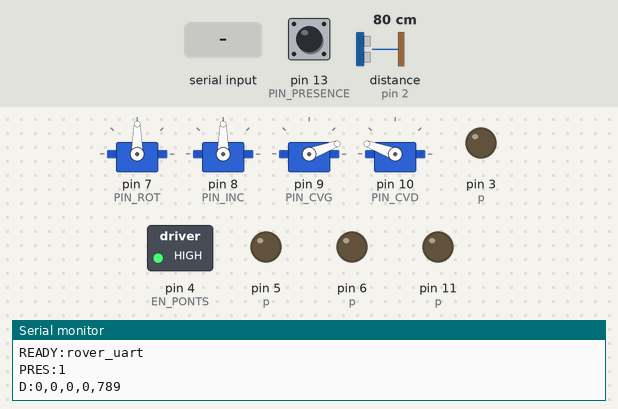
Bench run of a sketch on a simulated Arduino Uno, built with avr-gcc and run on an emulated ATmega328P. Parts: 4 × servo, switched loads named in the sketch (green lamp = pin HIGH), output pins drawn as LEDs (lit = HIGH), the last lines printed to the serial monitor. Wiring (inferred from the names in the program): ultrasonic range finder: trigger pin 12; echo pin 2. The inputs (shaded band) are chosen by the test bench; at power-on: pin 13 (PIN_PRESENCE) HIGH, distance to the obstacle (sensor on pin 2) 80 cm. The echo pulse lasts 58.3 µs per cm; pins used as bus, display or sensor lines are not drawn.

Above: at 1.2 s.
1.3 s: "F90\n" received over Serial
At 2.5 s:
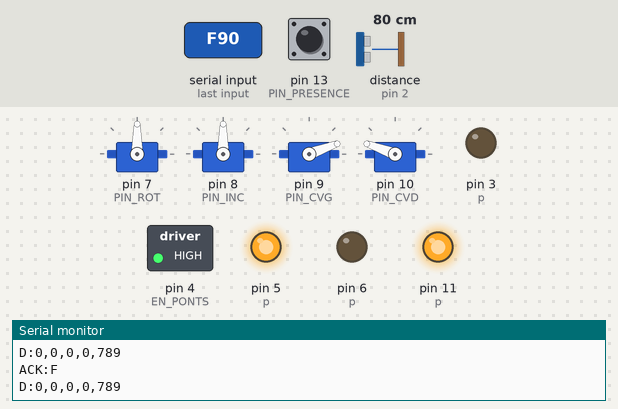
4.3 s: byte 66 ('B') received over Serial
At 5.6 s:
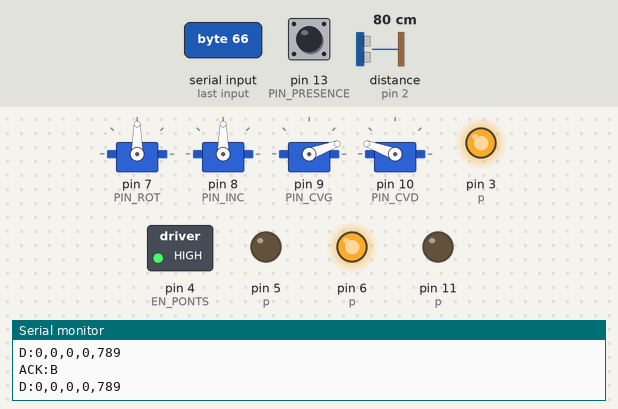
7.3 s: byte 76 ('L') received over Serial
At 7.9 s:
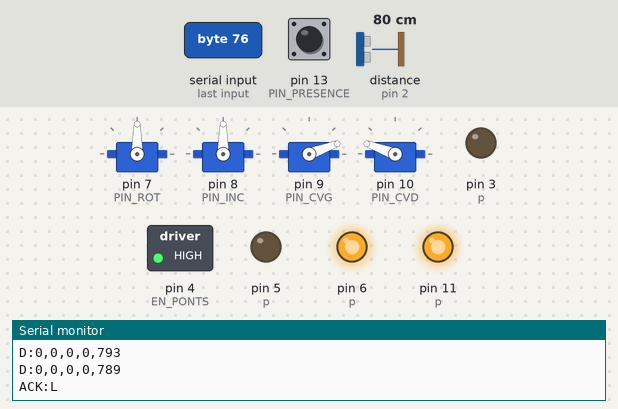
10.3 s: byte 82 ('R') received over Serial
At 11.3 s:
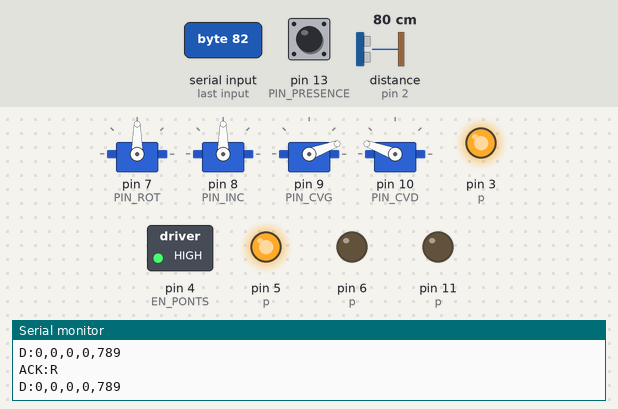
13.3 s: byte 79 ('O') received over Serial
At 14.5 s:
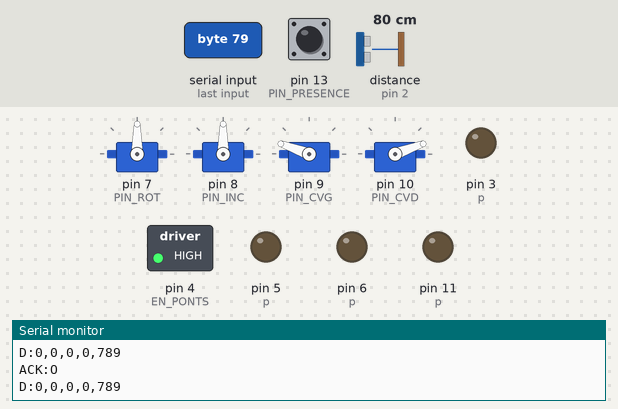
14.8 s: byte 70 ('F') received over Serial
At 16.1 s:
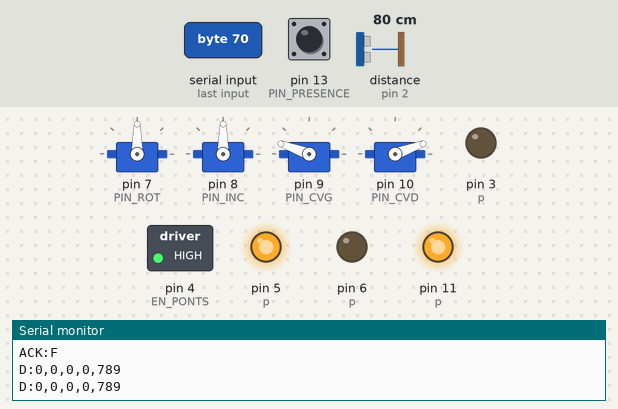
Timing chart, 0 to 17.9 s (numbered marks = the images above; inputs shaded):
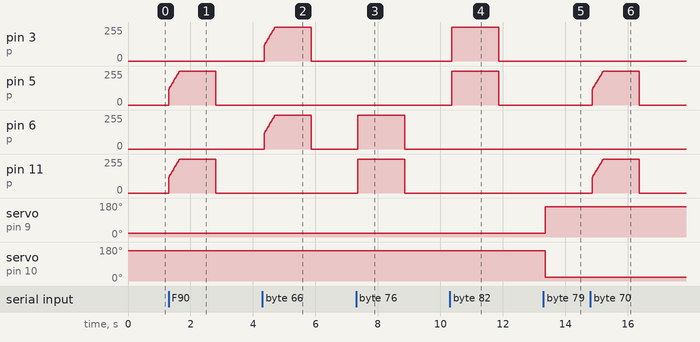

Measured:
- after the input at 1.3 s, pin 5 (p), pin 11 (p): rises from 0/255 to 255/255 in 0.34 s, then falls to 0/255 in 1.2 s
- after the input at 4.3 s, pin 3 (p), pin 6 (p): rises from 0/255 to 255/255 in 0.34 s, then falls to 0/255 in 1.2 s
- after the input at 7.3 s, pin 6 (p), pin 11 (p): 0/255 → 255/255 after 0.06 s, → 0/255 1.5 s later
- after the input at 10.3 s, pin 3 (p), pin 5 (p): 0/255 → 255/255 after 0.06 s, → 0/255 1.5 s later
- after the input at 13.3 s, servo on pin 9 (PIN_CVG): 20° → 160° after 0.06 s; servo on pin 10 (PIN_CVD): 160° → 20° after 0.06 s
- after the input at 14.8 s, pin 5 (p), pin 11 (p): rises from 0/255 to 255/255 in 0.35 s, then falls to 0/255 in 1.2 s

The sketch:

rover_uart.ino
```cpp
// =====================================================================
//  ROVER — version UART, pour l'app Node du Raspberry Pi
//  9600 bauds sur /dev/serial0, commandes d'une lettre, ACK:<lettre>
//
//  C'EST CE SKETCH QUI EST FLASHE SUR LE ROBOT (verifie le 17/09/2026).
//  Les autres dossiers de robot/arduino/ (wildthumper, robot_motors,
//  elegoo_*, *_test) sont d'anciens montages : brochage different,
//  ne pas les flasher sur celui-ci.
//
//  IMPORTANT, A LIRE AVANT DE CABLER
//  1) /dev/serial0 c'est l'UART GPIO du Pi (broches 8 et 10), pas l'USB.
//     Cote Arduino ce sont D0 (RX) et D1 (TX) : LES MEMES que l'USB.
//     -> debranche les fils du Pi pendant chaque televersement,
//        sinon l'upload echoue.
//  2) Le Pi est en 3,3 V, l'Arduino en 5 V. La ligne
//     Arduino TX (D1) -> Pi RX (broche 10) DOIT passer par un pont
//     diviseur 1 kO / 2 kO, sinon tu detruis l'entree du Pi.
//     L'autre sens, Pi TX -> Arduino RX, se branche en direct.
//  3) Croise les fils : TX de l'un sur RX de l'autre.
//
//  ---------------------------------------------------------------
//  CE QUI A CHANGE PAR RAPPORT A LA VERSION PRECEDENTE (17/09/2026)
//
//  1) vitesse = 255 au demarrage, au lieu de 160.
//     L'ancienne valeur bridait les moteurs a 63 % en permanence :
//     l'app n'envoyait aucun V, donc rien ne la remontait jamais. Le
//     robot n'arrivait pas a tourner, faute de couple.
//
//  2) Le tilt accepte 'U' en plus de 'T'.
//     robot.js envoie U<angle> (handleCamMove), pas T<angle> : le tilt
//     etait donc totalement inoperant depuis l'app.
//
//  3) 'C' recentre la camera au lieu de fermer le couvercle.
//     Cote app, 'C' est le bouton "recentrer la camera". Il fermait
//     donc le couvercle, ce que personne ne demandait. Le couvercle a
//     desormais ses propres commandes, sans ambiguite (voir K).
//
//  4) 'V' seul ne met plus la vitesse a zero.
//     atoi("") vaut 0 : un 'V' sans chiffre arretait le rover net.
//     Meme garde-fou que celui qui existait deja pour P et T.
//
//  5) Le boot annonce READY:rover_uart au lieu d'un READY nu, et la
//     commande 'I' le redemande a chaud. Avec une dizaine de sketches
//     dans le dossier, pouvoir demander "qui es-tu ?" evite de flasher
//     a l'aveugle. ATTENTION : ce sketch repond ACK:<lettre> a
//     N'IMPORTE QUELLE lettre, meme inconnue — un ACK ne prouve donc
//     jamais qu'une commande est reellement implementee. Seuls READY
//     et 'I' identifient le sketch de facon fiable.
//
//  ---------------------------------------------------------------
//  PROTOCOLE COMPLET
//     F / B          avancer / reculer
//     L / R          tourner a gauche / a droite (contre-rotation)
//     S              stop
//     V<n>           vitesse 0..255 (ex "V255")
//     P<n>           rotation camera (pan),     bornee ROT_MIN..ROT_MAX
//     U<n> ou T<n>   inclinaison camera (tilt), bornee INC_MIN..INC_MAX
//     C              recentrer la camera (pan et tilt a 90)
//     O   ou K1      ouvrir le couvercle
//     K0             fermer le couvercle
//     G<n>           equilibrage cote gauche, 0..100 % (100 = plein)
//     H<n>           equilibrage cote droit,   0..100 %
//     J<n>           PWM de depart du demarrage progressif (0..255)
//     M<g>,<d>       pilotage DIFFERENTIEL : une vitesse par cote, en % de
//                    la vitesse courante, de -100 a +100 (negatif = arriere).
//                    Ex : M100,100 = tout droit · M100,60 = arc a droite
//                         M-100,100 = pivot a gauche · M0,80 = vire sur place
//                    Direct, sans rampe : c'est la commande d'un regulateur
//                    (maintien de cap), et une rampe le ferait osciller.
//     I              reafficher READY:rover_uart
//
//  CE QUE LE SKETCH ENVOIE DE LUI-MEME
//     PRES:<0|1>     presence detectee par le radar (changements seulement)
//     D:x,y,rotation,0,cm         distance mesuree devant, une fois par seconde
//                    (robot.js l'attend pour son evitement d'obstacles)
// =====================================================================

#include <Servo.h>

#define SONAR_DEBUG

const uint8_t G_RPWM = 5,  G_LPWM = 6;
const uint8_t D_RPWM = 3,  D_LPWM = 11;
const uint8_t EN_PONTS = 4;
// Sens de rotation par cote. Le cote DROIT est cable a l'envers sur ce
// chassis : sans D_INVERT, 'F' fait pivoter le robot sur place et 'L'/'R'
// le font avancer/reculer (constate le 14/11/2026 apres un reflash d'une
// version qui avait perdu ce reglage). Test fiable : robot AU SOL, 'F'.
const bool G_INVERT = false;
const bool D_INVERT = true;
const uint8_t PIN_ROT = 7, PIN_INC = 8;   // pan / tilt
const uint8_t PIN_CVG = 9, PIN_CVD = 10;
// Ultrason HC-SR04 : les seules broches encore libres. D3/5/6/11 sont prises
// par les moteurs, D4 active les ponts, D7 a D10 portent les quatre servos.
// Vcc du module sur le 5V : c'est un composant 5 V, et Echo ressort en 5 V —
// direct sur l'Arduino, sans pont diviseur (il en faudrait un vers le Pi).
const uint8_t PIN_TRIG = 12, PIN_ECHO = 2;
// Radar de presence LD2410 : seule sa sortie OUT est utilisee (etat haut =
// presence). Sa liaison serie donnerait la distance et l'energie, mais elle
// tourne a 256000 bauds, hors de portee d'un SoftwareSerial — et l'unique
// UART materiel de l'Arduino est pris par le Pi. L'etat haut/bas suffit.
// Sa logique est en 3,3 V : l'Arduino lit cela comme un niveau haut (seuil
// a ~3,0 V), pas besoin d'adaptation.
const uint8_t PIN_PRESENCE = 13;

Servo s_rot, s_inc, s_cvg, s_cvd;

// Vitesse de croisiere, 0 a 255. 255 = plein PWM, c'est-a-dire toute la
// tension de la batterie aux moteurs. Rien au-dessus n'existe : pour aller
// plus vite il faudrait changer de moteurs, de reducteur ou de batterie.
int vitesse = 255;

// --- Equilibrage (trim) ---
//
// Deux moteurs du meme modele, au meme PWM, ne tournent JAMAIS exactement a
// la meme vitesse : tolerances, frottement du reducteur, usure, pertes dans
// les fils. 5 a 10 % d'ecart est normal, et le robot part en crabe.
//
// On ne peut que RALENTIR le cote rapide, jamais accelerer le lent : a 255 on
// est deja au plafond du PWM, il n'y a aucune marge au-dessus. On paie donc
// la ligne droite avec un peu de vitesse maximale.
//
// Bornes a 0..100 volontairement : au-dela, v * trim deborderait un int sur
// AVR (255 * 200 = 51000 > 32767) et le moteur partirait n'importe comment.
//
// Le Pi impose ces valeurs a la connexion (MOTOR_TRIM_LEFT / _RIGHT dans le
// service), donc tu ajustes sans jamais reflasher.
int trim_g = 100;   // % appliques au cote gauche
int trim_d = 100;   // % appliques au cote droit

// --- Demarrage progressif (marche avant et arriere UNIQUEMENT) ---
//
// A 255 d'emblee, le moteur qui repond le premier fait pivoter le chassis
// avant que les autres n'aient pris : le robot part de travers a chaque
// depart, et les roues patinent. On monte donc la puissance en ~0,3 s.
//
// Les VIRAGES n'ont deliberement pas de rampe : c'est la manoeuvre qui
// demande le plus de couple, et sur un sol accrocheur une montee douce
// laisserait le robot planter sans tourner. Idem pour le stop, qui doit
// rester immediat — c'est une securite.
//
// J<n> regle le PWM de depart depuis le Pi, sans reflasher. Plus il est bas,
// plus le depart est doux ET plus la rampe est longue (le pas est fixe).
int rampe_depart = 120;          // PWM au premier instant du depart
const uint8_t RAMPE_PAS = 8;     // increment par palier
const uint8_t RAMPE_MS = 20;     // duree d'un palier
int8_t marche = 0;               // +1 avant, -1 arriere, 0 = pas en rampe
int niveau = 0;                  // PWM courant pendant la montee
uint32_t t_rampe = 0;

// ---------------- roues ----------------
void cote(uint8_t rpwm, uint8_t lpwm, int v) {
  v = constrain(v, -255, 255);
  if (v >= 0) { analogWrite(lpwm, 0); analogWrite(rpwm,  v); }
  else        { analogWrite(rpwm, 0); analogWrite(lpwm, -v); }
}
void roues(int g, int d) {
  // Division entiere : elle tronque vers zero, ce qui convient ici (on ne
  // veut jamais qu'un arrondi transforme un 0 en mouvement).
  if (G_INVERT) g = -g;
  if (D_INVERT) d = -d;
  cote(G_RPWM, G_LPWM, g * trim_g / 100);
  cote(D_RPWM, D_LPWM, d * trim_d / 100);
}

// Pilotage differentiel : chaque cote recoit un pourcentage de la vitesse
// courante. C'est ce qui permet le virage en ARC (tourner en avancant), et
// c'est aussi par la que passe le maintien de cap automatique.
//
// Pourquoi l'arc compte : en rotation pure, les pneus doivent riper en
// travers du sol ; en arc ils ROULENT. La resistance s'effondre, et c'est
// exactement ce qui rend les virages difficiles sur certains revetements.
//
// (long) avant la multiplication : 255 * 100 tient dans un int, mais de
// justesse (25500 sur 32767). Un jour ou vitesse et le pourcentage montent,
// ca deborderait en silence et le moteur partirait n'importe comment.
void mix(int pg, int pd) {
  pg = constrain(pg, -100, 100);
  pd = constrain(pd, -100, 100);
  roues((long)vitesse * pg / 100, (long)vitesse * pd / 100);
}

// Lance ou poursuit une marche avant/arriere.
// L'app repete l'ordre toutes les ~400 ms tant que le doigt est sur le
// bouton : il ne faut donc PAS repartir du debut a chaque repetition, sinon
// la rampe se reinitialiserait en boucle et le robot n'accelererait jamais.
// On ne (re)demarre que si le sens change.
void demarrer(int8_t sens) {
  if (marche != sens) {
    marche = sens;
    niveau = min(rampe_depart, vitesse);
    t_rampe = millis();
  }
  roues(sens * niveau, sens * niveau);
}

void rampe_gerer() {
  if (!marche || niveau >= vitesse) return;
  if (millis() - t_rampe < RAMPE_MS) return;
  t_rampe = millis();
  niveau += RAMPE_PAS;
  if (niveau > vitesse) niveau = vitesse;
  roues(marche * niveau, marche * niveau);
}

// ---------------- couvercle ----------------
// Regroupe ici pour que les deux servos bougent toujours ensemble et en
// sens opposes : ils se font face, l'un doit reculer quand l'autre avance.
void couvercle(bool ouvert) {
  if (ouvert) { s_cvg.write(160); s_cvd.write(20);  }
  else        { s_cvg.write(20);  s_cvd.write(160); }
}

// ---------------- tourelle ----------------
// Butees logicielles, conformes a la geometrie verifiee du pan/tilt :
// l'inclinaison est libre de -60 a +60 deg autour de l'horizontale
// (soit 30 a 150), on garde 10 deg de marge. La rotation est libre sur
// 360 deg mecaniquement, ce sont les fils qui limitent.
const int ROT_MIN = 10, ROT_MAX = 170;
const int INC_MIN = 40, INC_MAX = 140;      // 90 = camera a l'horizontale
int cible_rot = 90, cible_inc = 90, pos_rot = 90, pos_inc = 90;
void tourelle_gerer() {
  static uint32_t t = 0;
  if (millis() - t < 15) return;
  t = millis();
  if (pos_rot < cible_rot) pos_rot++; else if (pos_rot > cible_rot) pos_rot--;
  if (pos_inc < cible_inc) pos_inc++; else if (pos_inc > cible_inc) pos_inc--;
  s_rot.write(pos_rot); s_inc.write(pos_inc);
}

// ---------------- presence (radar LD2410) ----------------
//
// On n'envoie QUE les changements d'etat, pas un flot continu : le Pi n'a
// besoin de savoir que "ca vient de passer a occupe" ou "c'est redevenu vide".
//
// Confirmation sur 3 lectures espacees de 50 ms : la sortie du radar est
// propre, mais un parasite sur un fil de 20 cm a cote de quatre moteurs, ca
// existe. Meme principe que partout ailleurs ici — jamais agir sur une mesure
// isolee.
int presenceEtat = -1;        // -1 = inconnu au demarrage
int presenceCandidat = -1;
uint8_t presenceCompte = 0;
uint32_t t_presence = 0;
uint32_t t_presenceRappel = 0;

void presence_gerer() {
  if (millis() - t_presence < 50) return;
  t_presence = millis();
  const int lu = digitalRead(PIN_PRESENCE) ? 1 : 0;
  if (lu != presenceCandidat) {
    presenceCandidat = lu;
    presenceCompte = 1;
    return;
  }
  if (presenceCompte < 3) presenceCompte++;
  if (presenceCompte < 3) return;
  // On renvoie l'etat sur CHANGEMENT, et aussi toutes les 30 s meme s'il n'a
  // pas bouge. Sans ce rappel, un radar bloque en detection permanente (il
  // traverse les cloisons et voit la piece d'a cote) n'emet plus rien du tout
  // — et devient indiscernable d'un capteur debranche. Le Pi doit toujours
  // savoir ce que le radar voit, pas seulement quand ca change.
  const bool change = (lu != presenceEtat);
  if (!change && millis() - t_presenceRappel < 30000) return;
  t_presenceRappel = millis();
  presenceEtat = lu;
  Serial.print(F("PRES:"));
  Serial.println(presenceEtat);
}

// ---------------- distance ----------------
//
// Une mesure par seconde, pas plus : chaque mesure bloque jusqu'a 25 ms en
// attendant l'echo, et pendant ce temps ni la rampe ni la tourelle
// n'avancent. A 1 Hz la saccade est invisible ; a 10 Hz elle ne le serait pas.
//
// 25 ms d'attente = environ 4 m de portee, largement au-dela de l'utile.
// Pas d'echo dans ce delai = rien devant (ou surface qui renvoie mal), on
// n'envoie alors aucune ligne plutot qu'une fausse distance.
uint32_t t_mesure = 0;

void distance_gerer() {
  // Scan toutes les secondes
  if (millis() - t_mesure < 1000) return;
  t_mesure = millis();

  digitalWrite(PIN_TRIG, LOW);
  delayMicroseconds(2);
  digitalWrite(PIN_TRIG, HIGH);
  delayMicroseconds(10);
  digitalWrite(PIN_TRIG, LOW);

  unsigned long duree = pulseIn(PIN_ECHO, HIGH, 25000UL);
  if (duree==0) {
#ifdef SONAR_DEBUG
    Serial.println(F("[SONAR][FIRMWARE] No echo after 25000 us"));
#endif
    pinMode(PIN_ECHO, OUTPUT);
    pinMode(PIN_ECHO, LOW);
    delay(100);
    pinMode(PIN_ECHO, INPUT);
  } else {
    long dist = duree * 17 / 100;               // vitesse du son, aller-retour
    if (dist < 20 || dist > 4000) {
#ifdef SONAR_DEBUG
      Serial.print(F("[SONAR][FIRMWARE] Out of range (cm): "));
      Serial.println(dist);
#endif
      return;
    }
    Serial.print("D:0,0,0,0,");
    Serial.println(dist);
  }
}

// ---------------- protocole ----------------
// Une commande = une lettre, suivie d'un nombre optionnel.
// On repond TOUJOURS ACK:<lettre>, meme si la lettre est inconnue :
// l'app ne doit jamais rester bloquee sur un timeout.
char    tampon[16];
uint8_t n = 0;
uint32_t dernier_ordre = 0, t_dernier_car = 0;

void identifier() { Serial.println(F("READY:rover_uart")); }

void executer(char *s) {
  char c = s[0];
  // atoi("") vaut 0 : sans ce garde-fou, un "P" tout seul enverrait la
  // tourelle en butee a 10 deg au lieu de ne rien faire — et un "V" tout
  // seul mettrait la vitesse a zero, ce qui immobilisait le rover.
  bool chiffre = (s[1] >= '0' && s[1] <= '9');
  int  a = atoi(s + 1);
  switch (c) {
    case 'F': demarrer(+1); break;                // avant, en progressif
    case 'B': demarrer(-1); break;                // arriere, en progressif
    // Virages et stop : pleine puissance tout de suite, aucune rampe.
    case 'L': marche = 0; roues(-vitesse,  vitesse); break;   // contre-rotation
    case 'R': marche = 0; roues( vitesse, -vitesse); break;   // contre-rotation
    case 'S': marche = 0; roues(0, 0); break;                 // stop general
    case 'V': if (chiffre) vitesse = constrain(a, 0, 255); break;
    // D / X ne servent plus : le mat est fixe. On ne les traite pas, mais
    // l'ACK part quand meme (voir plus bas) pour que l'app du Pi ne reste
    // jamais bloquee sur un timeout si elle les envoie encore.
    case 'P': if (chiffre) cible_rot = constrain(a, ROT_MIN, ROT_MAX); break;
    // 'U' est ce qu'envoie robot.js, 'T' etait l'ancien nom : on prend les
    // deux, ca evite d'avoir a synchroniser les deux cotes.
    case 'U':
    case 'T': if (chiffre) cible_inc = constrain(a, INC_MIN, INC_MAX); break;
    case 'C': cible_rot = 90; cible_inc = 90; break;   // recentrer la camera
    case 'O': couvercle(true);  break;                 // couvercle ouvert
    case 'K': couvercle(chiffre && a != 0); break;     // K1 ouvre, K0 ferme
    case 'G': if (chiffre) trim_g = constrain(a, 0, 100); break;
    case 'H': if (chiffre) trim_d = constrain(a, 0, 100); break;
    case 'J': if (chiffre) rampe_depart = constrain(a, 0, 255); break;
    case 'M': {
      // Deux nombres SIGNES separes par une virgule : atoi ne suffit plus.
      char *p = s + 1;
      long pg = strtol(p, &p, 10);
      if (*p == ',') {
        long pd = strtol(p + 1, NULL, 10);
        marche = 0;          // pilotage direct : on sort de la rampe
        mix((int)pg, (int)pd);
      }
      break;
    }
    case 'I': identifier(); break;
  }
  Serial.print(F("ACK:")); Serial.println(c);
  dernier_ordre = millis();
}

void setup() {
  pinMode(EN_PONTS, OUTPUT); digitalWrite(EN_PONTS, LOW);
  const uint8_t p[4] = { G_RPWM, G_LPWM, D_RPWM, D_LPWM };
  for (uint8_t i = 0; i < 4; i++) { pinMode(p[i], OUTPUT); analogWrite(p[i], 0); }
  s_rot.attach(PIN_ROT); s_rot.write(pos_rot);
  s_inc.attach(PIN_INC); s_inc.write(pos_inc);
  s_cvg.attach(PIN_CVG); s_cvd.attach(PIN_CVD);
  couvercle(false);
  pinMode(PIN_TRIG, OUTPUT);
  digitalWrite(PIN_TRIG, LOW);
  pinMode(PIN_ECHO, INPUT);
  pinMode(PIN_PRESENCE, INPUT);
  Serial.begin(9600);                 // MEME VITESSE QUE L'APP
  digitalWrite(EN_PONTS, HIGH);
  identifier();
}

void loop() {
  while (Serial.available()) {
    char c = Serial.read();
    t_dernier_car = millis();
    if (c == '\n' || c == '\r') {
      if (n) { tampon[n] = 0; executer(tampon); n = 0; }
    } else if (n < sizeof(tampon) - 1) {
      tampon[n++] = c;
    }
  }
  // Si l'app envoie la lettre SANS retour a la ligne, on traite quand
  // meme au bout de 60 ms de silence. Comme ca le sketch marche dans
  // les deux cas, avec ou sans terminaison de ligne.
  if (n && millis() - t_dernier_car > 60) { tampon[n] = 0; executer(tampon); n = 0; }

  // Securite : plus d'ordre depuis 1,5 s, on coupe ce qui bouge.
  // On remet aussi la rampe a zero, pour que le prochain depart reparte
  // bien en douceur au lieu d'attaquer a la vitesse ou on s'etait arrete.
  if (millis() - dernier_ordre > 1500) { marche = 0; roues(0, 0); }

  rampe_gerer();
  tourelle_gerer();
  distance_gerer();
  presence_gerer();
}
```
